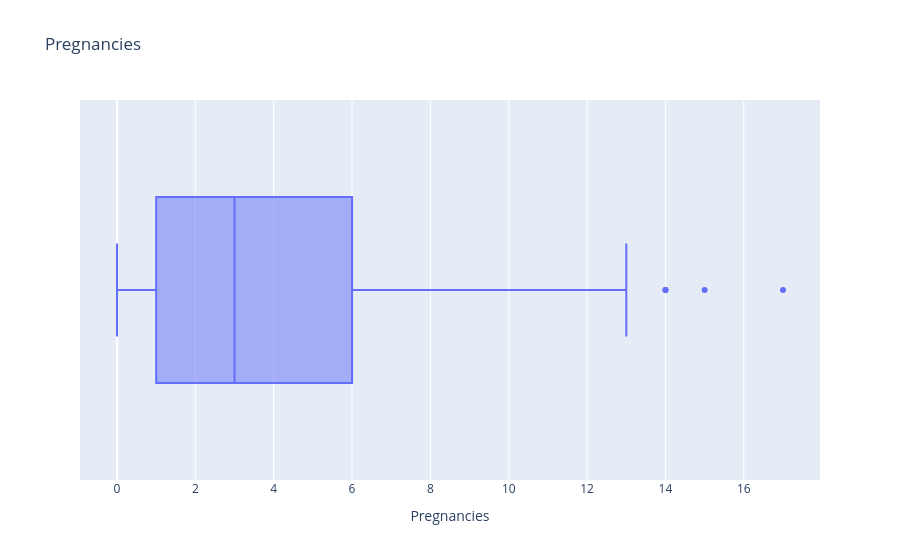
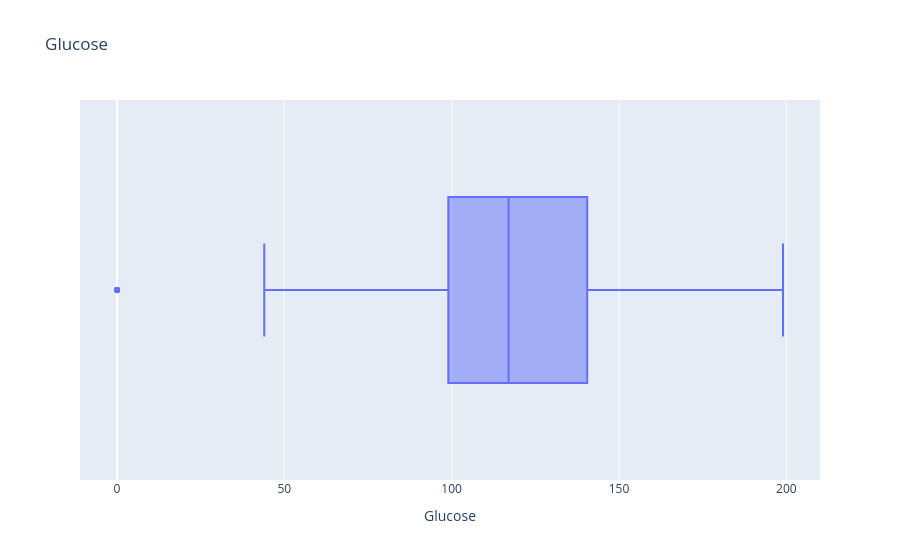
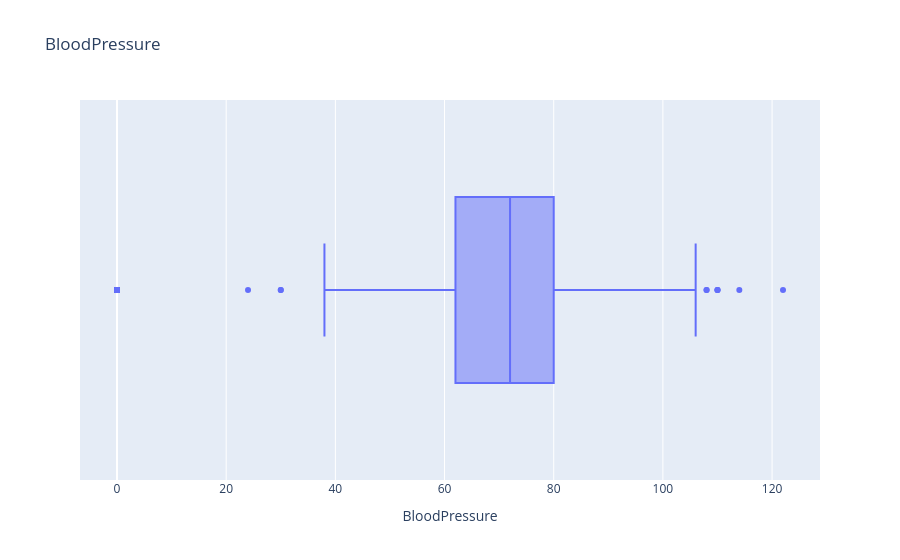
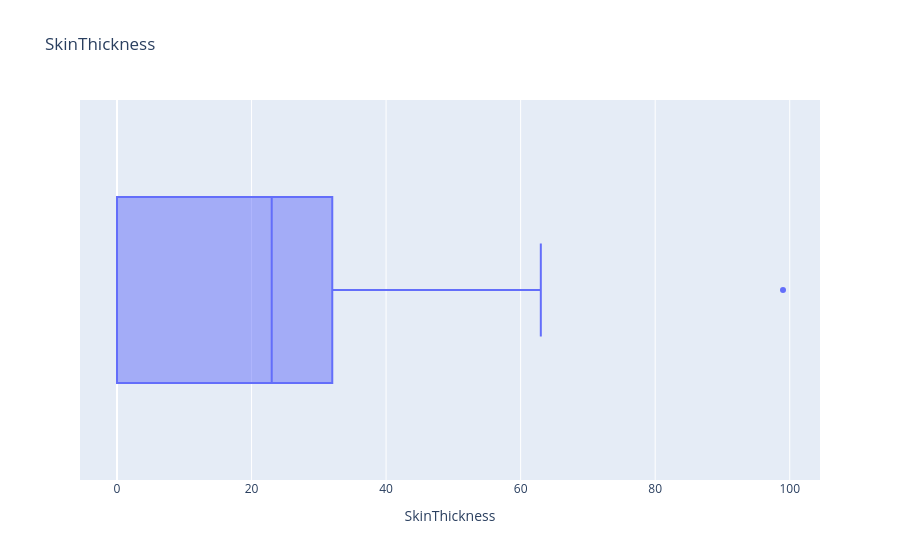

Notebook source saved alongside these figures, in order:
### Code cell
for i in data.columns:
    fig=px.box(data, x=i ,title=i)
    fig.show()

### Figure 1 — Plotly figure (JSON) as saved in the notebook; plotly's stock layout.template omitted (floating-point values rounded to 4 significant figures; data arrays with more than 128 entries replaced by an {"elided": "..."} marker saying what was removed)
{"data": [{"alignmentgroup": "True", "hovertemplate": "Pregnancies=%{x}<extra></extra>", "legendgroup": "", "marker": {"color": "#636efa"}, "name": "", "notched": false, "offsetgroup": "", "orientation": "h", "showlegend": false, "type": "box", "x": {"elided": "768 int values"}, "x0": " ", "xaxis": "x", "y0": " ", "yaxis": "y"}], "layout": {"boxmode": "group", "legend": {"tracegroupgap": 0}, "title": {"text": "Pregnancies"}, "xaxis": {"anchor": "y", "domain": [0, 1], "title": {"text": "Pregnancies"}}, "yaxis": {"anchor": "x", "domain": [0, 1]}}}

### Figure 2 — Plotly figure (JSON) as saved in the notebook; plotly's stock layout.template omitted (floating-point values rounded to 4 significant figures; data arrays with more than 128 entries replaced by an {"elided": "..."} marker saying what was removed)
{"data": [{"alignmentgroup": "True", "hovertemplate": "Glucose=%{x}<extra></extra>", "legendgroup": "", "marker": {"color": "#636efa"}, "name": "", "notched": false, "offsetgroup": "", "orientation": "h", "showlegend": false, "type": "box", "x": {"elided": "768 int values"}, "x0": " ", "xaxis": "x", "y0": " ", "yaxis": "y"}], "layout": {"boxmode": "group", "legend": {"tracegroupgap": 0}, "title": {"text": "Glucose"}, "xaxis": {"anchor": "y", "domain": [0, 1], "title": {"text": "Glucose"}}, "yaxis": {"anchor": "x", "domain": [0, 1]}}}

### Figure 3 — Plotly figure (JSON) as saved in the notebook; plotly's stock layout.template omitted (floating-point values rounded to 4 significant figures; data arrays with more than 128 entries replaced by an {"elided": "..."} marker saying what was removed)
{"data": [{"alignmentgroup": "True", "hovertemplate": "BloodPressure=%{x}<extra></extra>", "legendgroup": "", "marker": {"color": "#636efa"}, "name": "", "notched": false, "offsetgroup": "", "orientation": "h", "showlegend": false, "type": "box", "x": {"elided": "768 int values"}, "x0": " ", "xaxis": "x", "y0": " ", "yaxis": "y"}], "layout": {"boxmode": "group", "legend": {"tracegroupgap": 0}, "title": {"text": "BloodPressure"}, "xaxis": {"anchor": "y", "domain": [0, 1], "title": {"text": "BloodPressure"}}, "yaxis": {"anchor": "x", "domain": [0, 1]}}}

### Figure 4 — Plotly figure (JSON) as saved in the notebook; plotly's stock layout.template omitted (floating-point values rounded to 4 significant figures; data arrays with more than 128 entries replaced by an {"elided": "..."} marker saying what was removed)
{"data": [{"alignmentgroup": "True", "hovertemplate": "SkinThickness=%{x}<extra></extra>", "legendgroup": "", "marker": {"color": "#636efa"}, "name": "", "notched": false, "offsetgroup": "", "orientation": "h", "showlegend": false, "type": "box", "x": {"elided": "768 int values"}, "x0": " ", "xaxis": "x", "y0": " ", "yaxis": "y"}], "layout": {"boxmode": "group", "legend": {"tracegroupgap": 0}, "title": {"text": "SkinThickness"}, "xaxis": {"anchor": "y", "domain": [0, 1], "title": {"text": "SkinThickness"}}, "yaxis": {"anchor": "x", "domain": [0, 1]}}}
